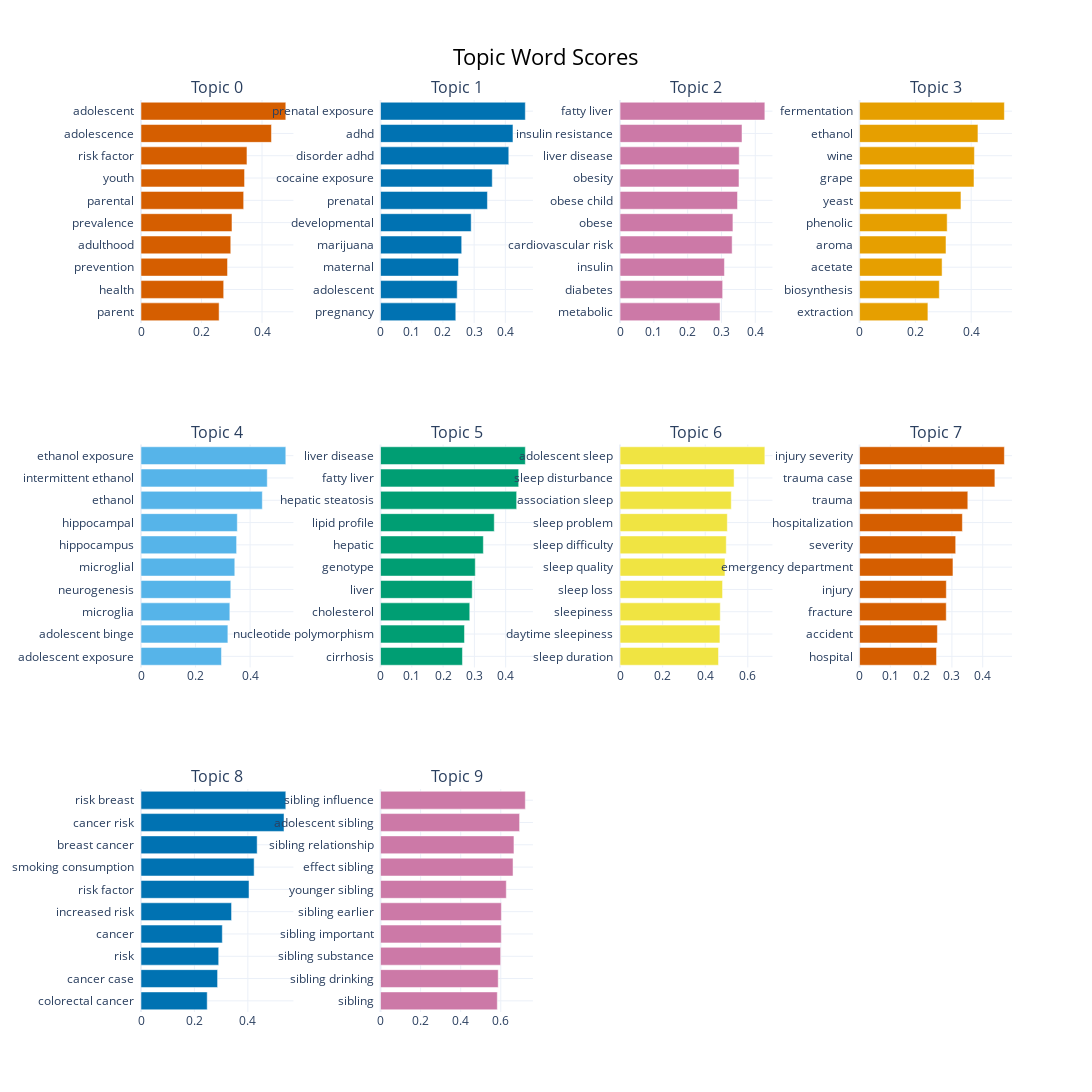

Here is the notebook cell this chart was saved with:
### Code cell
topic_model.visualize_barchart(top_n_topics=10, n_words=10,width=500, height=500)

### Figure 1 — Plotly figure (JSON) as saved in the notebook; plotly's stock layout.template omitted (floating-point values rounded to 4 significant figures)
{"data": [{"marker": {"color": "#D55E00"}, "orientation": "h", "type": "bar", "x": [0.2581, 0.2733, 0.286, 0.2967, 0.3007, 0.3393, 0.3423, 0.3502, 0.4312, 0.4786], "xaxis": "x", "y": ["parent  ", "health  ", "prevention  ", "adulthood  ", "prevalence  ", "parental  ", "youth  ", "risk factor  ", "adolescence  ", "adolescent  "], "yaxis": "y"}, {"marker": {"color": "#0072B2"}, "orientation": "h", "type": "bar", "x": [0.2412, 0.2457, 0.25, 0.2601, 0.2905, 0.3426, 0.3581, 0.411, 0.4244, 0.4641], "xaxis": "x2", "y": ["pregnancy  ", "adolescent  ", "maternal  ", "marijuana  ", "developmental  ", "prenatal  ", "cocaine exposure  ", "disorder adhd  ", "adhd  ", "prenatal exposure  "], "yaxis": "y2"}, {"marker": {"color": "#CC79A7"}, "orientation": "h", "type": "bar", "x": [0.2958, 0.3035, 0.3087, 0.3315, 0.3338, 0.3474, 0.3518, 0.3524, 0.3607, 0.4283], "xaxis": "x3", "y": ["metabolic  ", "diabetes  ", "insulin  ", "cardiovascular risk  ", "obese  ", "obese child  ", "obesity  ", "liver disease  ", "insulin resistance  ", "fatty liver  "], "yaxis": "y3"}, {"marker": {"color": "#E69F00"}, "orientation": "h", "type": "bar", "x": [0.2449, 0.2858, 0.2957, 0.3097, 0.3139, 0.3634, 0.4101, 0.4116, 0.4243, 0.519], "xaxis": "x4", "y": ["extraction  ", "biosynthesis  ", "acetate  ", "aroma  ", "phenolic  ", "yeast  ", "grape  ", "wine  ", "ethanol  ", "fermentation  "], "yaxis": "y4"}, {"marker": {"color": "#56B4E9"}, "orientation": "h", "type": "bar", "x": [0.295, 0.3185, 0.3257, 0.3292, 0.3439, 0.3505, 0.3531, 0.4448, 0.4629, 0.5309], "xaxis": "x5", "y": ["adolescent exposure  ", "adolescent binge  ", "microglia  ", "neurogenesis  ", "microglial  ", "hippocampus  ", "hippocampal  ", "ethanol  ", "intermittent ethanol  ", "ethanol exposure  "], "yaxis": "y5"}, {"marker": {"color": "#009E73"}, "orientation": "h", "type": "bar", "x": [0.2619, 0.2684, 0.2852, 0.2931, 0.3029, 0.3287, 0.3636, 0.4351, 0.4416, 0.4629], "xaxis": "x6", "y": ["cirrhosis  ", "nucleotide polymorphism  ", "cholesterol  ", "liver  ", "genotype  ", "hepatic  ", "lipid profile  ", "hepatic steatosis  ", "fatty liver  ", "liver disease  "], "yaxis": "y6"}, {"marker": {"color": "#F0E442"}, "orientation": "h", "type": "bar", "x": [0.4623, 0.469, 0.4707, 0.4814, 0.4927, 0.4988, 0.5038, 0.5224, 0.5356, 0.6801], "xaxis": "x7", "y": ["sleep duration  ", "daytime sleepiness  ", "sleepiness  ", "sleep loss  ", "sleep quality  ", "sleep difficulty  ", "sleep problem  ", "association sleep  ", "sleep disturbance  ", "adolescent sleep  "], "yaxis": "y7"}, {"marker": {"color": "#D55E00"}, "orientation": "h", "type": "bar", "x": [0.25, 0.2528, 0.2815, 0.2818, 0.3034, 0.3122, 0.334, 0.3516, 0.4396, 0.4704], "xaxis": "x8", "y": ["hospital  ", "accident  ", "fracture  ", "injury  ", "emergency department  ", "severity  ", "hospitalization  ", "trauma  ", "trauma case  ", "injury severity  "], "yaxis": "y8"}, {"marker": {"color": "#0072B2"}, "orientation": "h", "type": "bar", "x": [0.2478, 0.2866, 0.2908, 0.3043, 0.3389, 0.4043, 0.4235, 0.4348, 0.5353, 0.542], "xaxis": "x9", "y": ["colorectal cancer  ", "cancer case  ", "risk  ", "cancer  ", "increased risk  ", "risk factor  ", "smoking consumption  ", "breast cancer  ", "cancer risk  ", "risk breast  "], "yaxis": "y9"}, {"marker": {"color": "#CC79A7"}, "orientation": "h", "type": "bar", "x": [0.5827, 0.5872, 0.5994, 0.6024, 0.603, 0.6275, 0.6612, 0.6657, 0.6938, 0.7225], "xaxis": "x10", "y": ["sibling  ", "sibling drinking  ", "sibling substance  ", "sibling important  ", "sibling earlier  ", "younger sibling  ", "effect sibling  ", "sibling relationship  ", "adolescent sibling  ", "sibling influence  "], "yaxis": "y10"}], "layout": {"annotations": [{"font": {"size": 16}, "showarrow": false, "text": "Topic 0", "x": 0.0875, "xanchor": "center", "xref": "paper", "y": 1, "yanchor": "bottom", "yref": "paper"}, {"font": {"size": 16}, "showarrow": false, "text": "Topic 1", "x": 0.3625, "xanchor": "center", "xref": "paper", "y": 1, "yanchor": "bottom", "yref": "paper"}, {"font": {"size": 16}, "showarrow": false, "text": "Topic 2", "x": 0.6375, "xanchor": "center", "xref": "paper", "y": 1, "yanchor": "bottom", "yref": "paper"}, {"font": {"size": 16}, "showarrow": false, "text": "Topic 3", "x": 0.9125, "xanchor": "center", "xref": "paper", "y": 1, "yanchor": "bottom", "yref": "paper"}, {"font": {"size": 16}, "showarrow": false, "text": "Topic 4", "x": 0.0875, "xanchor": "center", "xref": "paper", "y": 0.6222, "yanchor": "bottom", "yref": "paper"}, {"font": {"size": 16}, "showarrow": false, "text": "Topic 5", "x": 0.3625, "xanchor": "center", "xref": "paper", "y": 0.6222, "yanchor": "bottom", "yref": "paper"}, {"font": {"size": 16}, "showarrow": false, "text": "Topic 6", "x": 0.6375, "xanchor": "center", "xref": "paper", "y": 0.6222, "yanchor": "bottom", "yref": "paper"}, {"font": {"size": 16}, "showarrow": false, "text": "Topic 7", "x": 0.9125, "xanchor": "center", "xref": "paper", "y": 0.6222, "yanchor": "bottom", "yref": "paper"}, {"font": {"size": 16}, "showarrow": false, "text": "Topic 8", "x": 0.0875, "xanchor": "center", "xref": "paper", "y": 0.2444, "yanchor": "bottom", "yref": "paper"}, {"font": {"size": 16}, "showarrow": false, "text": "Topic 9", "x": 0.3625, "xanchor": "center", "xref": "paper", "y": 0.2444, "yanchor": "bottom", "yref": "paper"}], "height": 1500, "hoverlabel": {"bgcolor": "white", "font": {"family": "Rockwell", "size": 16}}, "showlegend": false, "title": {"font": {"color": "Black", "size": 22}, "text": "Topic Word Scores", "x": 0.5, "xanchor": "center", "yanchor": "top"}, "width": 2000, "xaxis": {"anchor": "y", "domain": [0, 0.175], "showgrid": true}, "xaxis10": {"anchor": "y10", "domain": [0.275, 0.45], "showgrid": true}, "xaxis11": {"anchor": "y11", "domain": [0.55, 0.725], "showgrid": true}, "xaxis12": {"anchor": "y12", "domain": [0.825, 1], "showgrid": true}, "xaxis2": {"anchor": "y2", "domain": [0.275, 0.45], "showgrid": true}, "xaxis3": {"anchor": "y3", "domain": [0.55, 0.725], "showgrid": true}, "xaxis4": {"anchor": "y4", "domain": [0.825, 1], "showgrid": true}, "xaxis5": {"anchor": "y5", "domain": [0, 0.175], "showgrid": true}, "xaxis6": {"anchor": "y6", "domain": [0.275, 0.45], "showgrid": true}, "xaxis7": {"anchor": "y7", "domain": [0.55, 0.725], "showgrid": true}, "xaxis8": {"anchor": "y8", "domain": [0.825, 1], "showgrid": true}, "xaxis9": {"anchor": "y9", "domain": [0, 0.175], "showgrid": true}, "yaxis": {"anchor": "x", "domain": [0.7556, 1], "showgrid": true}, "yaxis10": {"anchor": "x10", "domain": [0, 0.2444], "showgrid": true}, "yaxis11": {"anchor": "x11", "domain": [0, 0.2444], "showgrid": true}, "yaxis12": {"anchor": "x12", "domain": [0, 0.2444], "showgrid": true}, "yaxis2": {"anchor": "x2", "domain": [0.7556, 1], "showgrid": true}, "yaxis3": {"anchor": "x3", "domain": [0.7556, 1], "showgrid": true}, "yaxis4": {"anchor": "x4", "domain": [0.7556, 1], "showgrid": true}, "yaxis5": {"anchor": "x5", "domain": [0.3778, 0.6222], "showgrid": true}, "yaxis6": {"anchor": "x6", "domain": [0.3778, 0.6222], "showgrid": true}, "yaxis7": {"anchor": "x7", "domain": [0.3778, 0.6222], "showgrid": true}, "yaxis8": {"anchor": "x8", "domain": [0.3778, 0.6222], "showgrid": true}, "yaxis9": {"anchor": "x9", "domain": [0, 0.2444], "showgrid": true}}}
